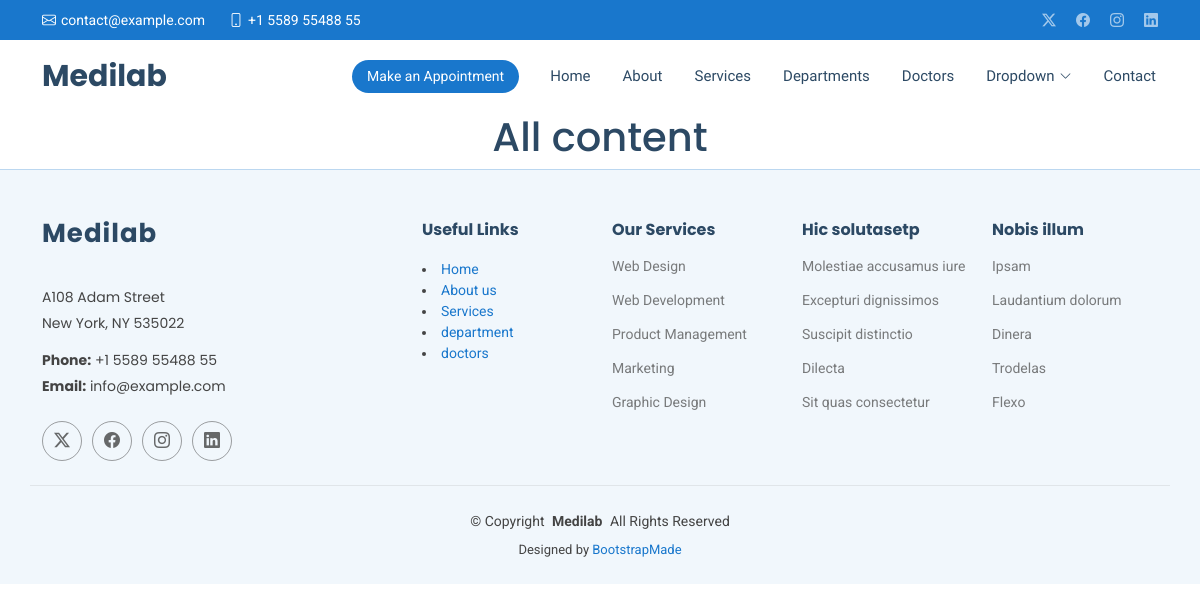
Before: /view/ with the older database file.
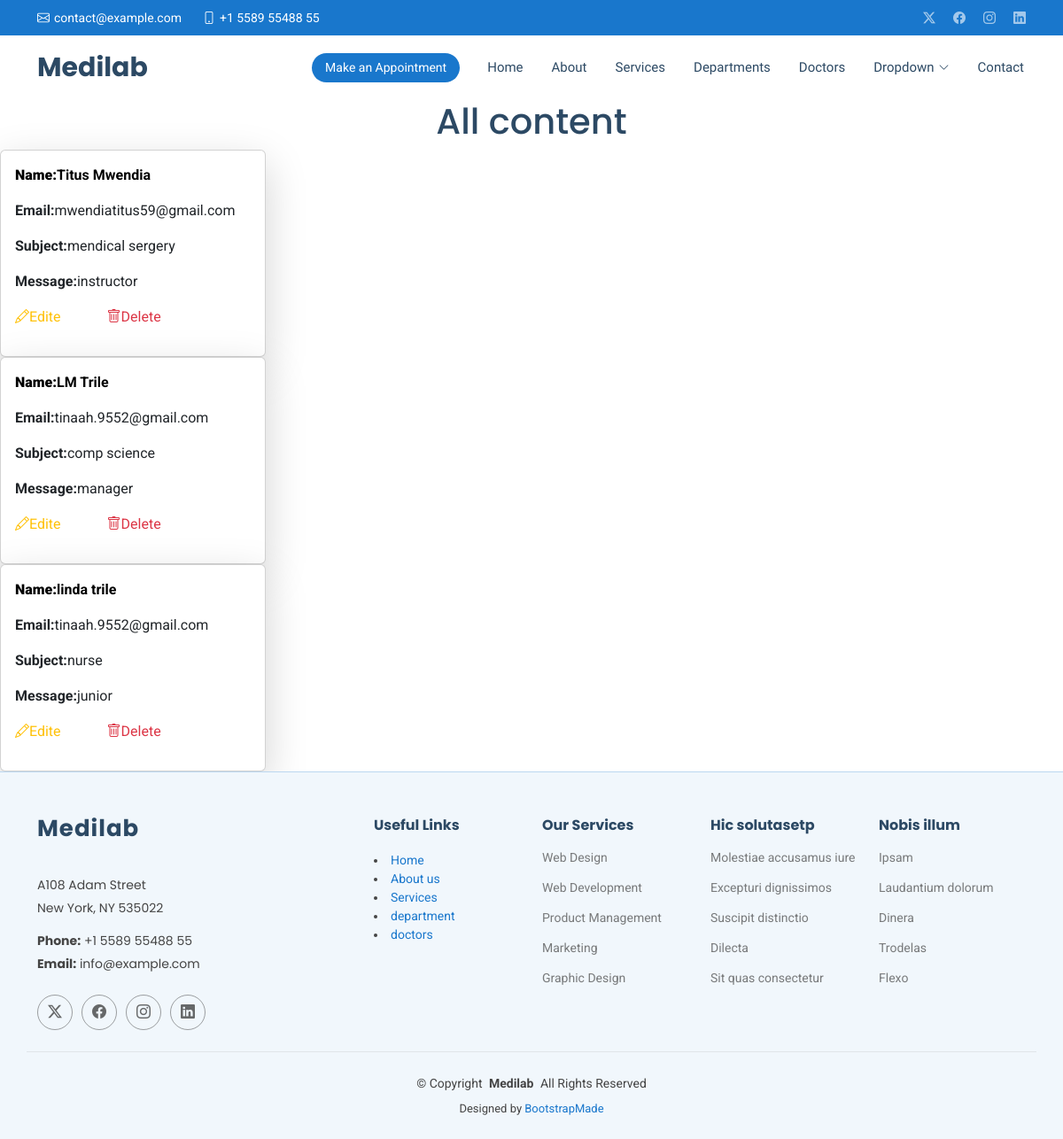
After: the same page with the newer database file.
### hospitalapp/models.py (models this page shows, shortened)
class Contact(models.Model):
    name = models.CharField(max_length=50)
    email =models.EmailField()
    subject =models.CharField(max_length=50)
    message =models.TextField()

### hospitalapp/views.py (the view)
# urls.py: path('view/', views.view, name='view'),
def view(request):
    all = Contact.objects.all()
    return render(request, 'view.html',{'all':all})

### Templates/view.html
{% extends 'starter-page.html' %}
{% load static %}
{% block content %}
<h1 class="text-center">All content</h1>
   <div class="d-flex flex-wrap gap-5 ">
        {% for x in all  %}
        <div class="card w-25 shadow-lg p-3">
        <p class="table-primary fw-bold"><b>Name:</b>{{ x.name }}</p>
        <p><b>Email:</b>{{ x.email }}</p>
        <p><b>Subject:</b>{{ x.subject }}</p>
        <p><b>Message:</b>{{ x.message }}</p>
        <p>
         <a href="{% url 'viewedit' x.all %}" class="text-warning me-5">
                <i class="bi bi-pencil"></i>Edite
            </a>
            <a href="/delete/{{ x.id }}" class="text-danger">
                <i class="bi bi-trash"></i>Delete
            </a>
        </p>
        </div>
   </div>
    {% endfor %}
{% endblock %}

Changed rows visible on the page:
added Contact: name "Titus Mwendia", email "mwendiatitus59@gmail.com", subject "mendical sergery", message "instructor"
added Contact: name "LM Trile", email "tinaah.9552@gmail.com", subject "comp science", message "manager"
added Contact: name "linda trile", email "tinaah.9552@gmail.com", subject "nurse", message "junior"
